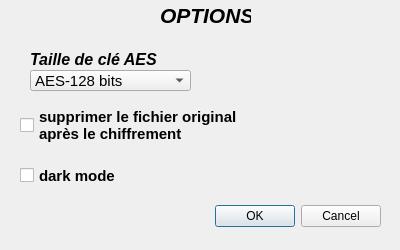
<?xml version="1.0" encoding="UTF-8"?>
<ui version="4.0">
 <class>OptionsDialog</class>
 <widget class="QDialog" name="OptionsDialog">
  <property name="geometry">
   <rect>
    <x>0</x>
    <y>0</y>
    <width>400</width>
    <height>250</height>
   </rect>
  </property>
  <property name="windowTitle">
   <string>Dialog</string>
  </property>
  <widget class="QDialogButtonBox" name="buttonBox">
   <property name="geometry">
    <rect>
     <x>210</x>
     <y>200</y>
     <width>171</width>
     <height>32</height>
    </rect>
   </property>
   <property name="orientation">
    <enum>Qt::Horizontal</enum>
   </property>
   <property name="standardButtons">
    <set>QDialogButtonBox::Cancel|QDialogButtonBox::Ok</set>
   </property>
  </widget>
  <widget class="QCheckBox" name="darkModeCheckBox">
   <property name="geometry">
    <rect>
     <x>20</x>
     <y>160</y>
     <width>101</width>
     <height>31</height>
    </rect>
   </property>
   <property name="sizePolicy">
    <sizepolicy hsizetype="Minimum" vsizetype="Fixed">
     <horstretch>0</horstretch>
     <verstretch>0</verstretch>
    </sizepolicy>
   </property>
   <property name="font">
    <font>
     <pointsize>11</pointsize>
     <bold>true</bold>
     <kerning>true</kerning>
    </font>
   </property>
   <property name="autoFillBackground">
    <bool>false</bool>
   </property>
   <property name="text">
    <string>dark mode</string>
   </property>
   <property name="iconSize">
    <size>
     <width>25</width>
     <height>25</height>
    </size>
   </property>
   <property name="tristate">
    <bool>false</bool>
   </property>
  </widget>
  <widget class="QComboBox" name="keySizeComboBox">
   <property name="geometry">
    <rect>
     <x>30</x>
     <y>70</y>
     <width>161</width>
     <height>21</height>
    </rect>
   </property>
   <property name="font">
    <font>
     <pointsize>11</pointsize>
    </font>
   </property>
   <property name="editable">
    <bool>false</bool>
   </property>
   <property name="maxVisibleItems">
    <number>5</number>
   </property>
   <property name="sizeAdjustPolicy">
    <enum>QComboBox::AdjustToMinimumContentsLengthWithIcon</enum>
   </property>
   <property name="duplicatesEnabled">
    <bool>false</bool>
   </property>
   <item>
    <property name="text">
     <string>AES-128 bits</string>
    </property>
   </item>
   <item>
    <property name="text">
     <string>AES-192 bits</string>
    </property>
   </item>
   <item>
    <property name="text">
     <string>AES-256 bits</string>
    </property>
   </item>
  </widget>
  <widget class="QLabel" name="Label">
   <property name="geometry">
    <rect>
     <x>30</x>
     <y>50</y>
     <width>131</width>
     <height>18</height>
    </rect>
   </property>
   <property name="font">
    <font>
     <pointsize>12</pointsize>
     <italic>true</italic>
     <bold>true</bold>
    </font>
   </property>
   <property name="text">
    <string>Taille de clé AES</string>
   </property>
  </widget>
  <widget class="QLabel" name="Titre">
   <property name="geometry">
    <rect>
     <x>160</x>
     <y>0</y>
     <width>91</width>
     <height>31</height>
    </rect>
   </property>
   <property name="font">
    <font>
     <pointsize>16</pointsize>
     <italic>true</italic>
     <bold>true</bold>
     <underline>false</underline>
    </font>
   </property>
   <property name="text">
    <string>OPTIONS</string>
   </property>
  </widget>
  <widget class="QCheckBox" name="deleteOriginalCheckBox">
   <property name="geometry">
    <rect>
     <x>20</x>
     <y>100</y>
     <width>231</width>
     <height>51</height>
    </rect>
   </property>
   <property name="font">
    <font>
     <pointsize>11</pointsize>
     <bold>true</bold>
    </font>
   </property>
   <property name="text">
    <string>supprimer le fichier original
après le chiffrement</string>
   </property>
  </widget>
 </widget>
 <resources/>
 <connections>
  <connection>
   <sender>buttonBox</sender>
   <signal>accepted()</signal>
   <receiver>OptionsDialog</receiver>
   <slot>accept()</slot>
   <hints>
    <hint type="sourcelabel">
     <x>248</x>
     <y>254</y>
    </hint>
    <hint type="destinationlabel">
     <x>157</x>
     <y>274</y>
    </hint>
   </hints>
  </connection>
  <connection>
   <sender>buttonBox</sender>
   <signal>rejected()</signal>
   <receiver>OptionsDialog</receiver>
   <slot>reject()</slot>
   <hints>
    <hint type="sourcelabel">
     <x>316</x>
     <y>260</y>
    </hint>
    <hint type="destinationlabel">
     <x>286</x>
     <y>274</y>
    </hint>
   </hints>
  </connection>
 </connections>
</ui>
